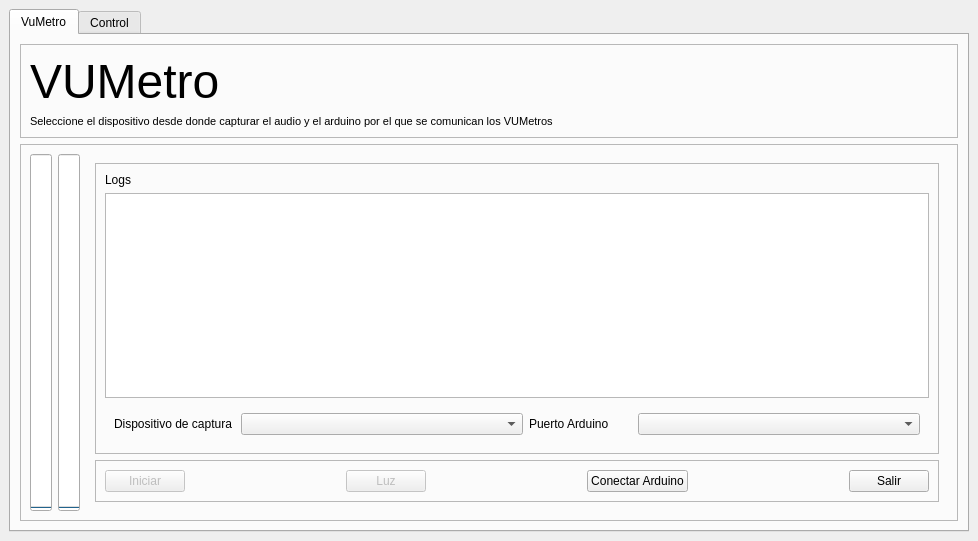
<?xml version="1.0" encoding="UTF-8"?>
<ui version="4.0">
 <class>MainWindow</class>
 <widget class="QMainWindow" name="MainWindow">
  <property name="geometry">
   <rect>
    <x>0</x>
    <y>0</y>
    <width>978</width>
    <height>541</height>
   </rect>
  </property>
  <property name="minimumSize">
   <size>
    <width>622</width>
    <height>541</height>
   </size>
  </property>
  <property name="windowTitle">
   <string>VuMeter</string>
  </property>
  <widget class="QWidget" name="centralwidget">
   <layout class="QVBoxLayout" name="verticalLayout">
    <item>
     <widget class="QTabWidget" name="tabWidget">
      <property name="tabShape">
       <enum>QTabWidget::Rounded</enum>
      </property>
      <property name="currentIndex">
       <number>0</number>
      </property>
      <property name="elideMode">
       <enum>Qt::ElideNone</enum>
      </property>
      <property name="usesScrollButtons">
       <bool>false</bool>
      </property>
      <widget class="QWidget" name="tab">
       <attribute name="title">
        <string>VuMetro</string>
       </attribute>
       <layout class="QVBoxLayout" name="verticalLayout_4">
        <item>
         <widget class="QFrame" name="frame">
          <property name="minimumSize">
           <size>
            <width>0</width>
            <height>50</height>
           </size>
          </property>
          <property name="maximumSize">
           <size>
            <width>16777215</width>
            <height>100</height>
           </size>
          </property>
          <property name="frameShape">
           <enum>QFrame::StyledPanel</enum>
          </property>
          <property name="frameShadow">
           <enum>QFrame::Raised</enum>
          </property>
          <property name="lineWidth">
           <number>2</number>
          </property>
          <property name="midLineWidth">
           <number>2</number>
          </property>
          <layout class="QVBoxLayout" name="verticalLayout_10">
           <item>
            <widget class="QLabel" name="label">
             <property name="font">
              <font>
               <pointsize>36</pointsize>
              </font>
             </property>
             <property name="text">
              <string>VUMetro</string>
             </property>
            </widget>
           </item>
           <item>
            <widget class="QLabel" name="label_17">
             <property name="font">
              <font>
               <pointsize>8</pointsize>
              </font>
             </property>
             <property name="text">
              <string>Seleccione el dispositivo desde donde capturar el audio y el arduino por el que se comunican los VUMetros</string>
             </property>
            </widget>
           </item>
          </layout>
         </widget>
        </item>
        <item>
         <widget class="QFrame" name="frame_2">
          <property name="frameShape">
           <enum>QFrame::StyledPanel</enum>
          </property>
          <property name="frameShadow">
           <enum>QFrame::Raised</enum>
          </property>
          <property name="lineWidth">
           <number>2</number>
          </property>
          <layout class="QHBoxLayout" name="horizontalLayout">
           <item>
            <widget class="QProgressBar" name="progressBar">
             <property name="value">
              <number>0</number>
             </property>
             <property name="orientation">
              <enum>Qt::Vertical</enum>
             </property>
             <property name="format">
              <string extracomment="Volumen del vumetro izquierdo">%p%</string>
             </property>
            </widget>
           </item>
           <item>
            <widget class="QProgressBar" name="progressBar_2">
             <property name="enabled">
              <bool>true</bool>
             </property>
             <property name="value">
              <number>0</number>
             </property>
             <property name="textVisible">
              <bool>true</bool>
             </property>
             <property name="orientation">
              <enum>Qt::Vertical</enum>
             </property>
             <property name="invertedAppearance">
              <bool>false</bool>
             </property>
             <property name="format">
              <string extracomment="Volumen del vumetro derecho">%p%</string>
             </property>
            </widget>
           </item>
           <item>
            <widget class="QWidget" name="widget_3" native="true">
             <layout class="QVBoxLayout" name="verticalLayout_3">
              <item>
               <widget class="QFrame" name="frame_5">
                <property name="frameShape">
                 <enum>QFrame::StyledPanel</enum>
                </property>
                <property name="frameShadow">
                 <enum>QFrame::Raised</enum>
                </property>
                <property name="lineWidth">
                 <number>2</number>
                </property>
                <layout class="QVBoxLayout" name="verticalLayout_6">
                 <item>
                  <widget class="QLabel" name="label_4">
                   <property name="text">
                    <string>Logs</string>
                   </property>
                  </widget>
                 </item>
                 <item>
                  <widget class="QTextEdit" name="textEdit"/>
                 </item>
                 <item>
                  <widget class="QWidget" name="widget_2" native="true">
                   <property name="minimumSize">
                    <size>
                     <width>200</width>
                     <height>30</height>
                    </size>
                   </property>
                   <layout class="QHBoxLayout" name="horizontalLayout_3">
                    <item>
                     <widget class="QLabel" name="label_2">
                      <property name="sizePolicy">
                       <sizepolicy hsizetype="Preferred" vsizetype="Fixed">
                        <horstretch>0</horstretch>
                        <verstretch>0</verstretch>
                       </sizepolicy>
                      </property>
                      <property name="maximumSize">
                       <size>
                        <width>121</width>
                        <height>16777215</height>
                       </size>
                      </property>
                      <property name="text">
                       <string>Dispositivo de captura</string>
                      </property>
                     </widget>
                    </item>
                    <item>
                     <widget class="QComboBox" name="comboBox">
                      <property name="sizePolicy">
                       <sizepolicy hsizetype="Preferred" vsizetype="Fixed">
                        <horstretch>0</horstretch>
                        <verstretch>0</verstretch>
                       </sizepolicy>
                      </property>
                      <property name="placeholderText">
                       <string>No hay dispositivo seleccionado</string>
                      </property>
                     </widget>
                    </item>
                    <item>
                     <widget class="QLabel" name="label_3">
                      <property name="sizePolicy">
                       <sizepolicy hsizetype="Preferred" vsizetype="Fixed">
                        <horstretch>0</horstretch>
                        <verstretch>0</verstretch>
                       </sizepolicy>
                      </property>
                      <property name="maximumSize">
                       <size>
                        <width>103</width>
                        <height>16777215</height>
                       </size>
                      </property>
                      <property name="text">
                       <string>Puerto Arduino</string>
                      </property>
                     </widget>
                    </item>
                    <item>
                     <widget class="QComboBox" name="comboBox_2">
                      <property name="currentText">
                       <string/>
                      </property>
                      <property name="placeholderText">
                       <string>No hay dispositivo seleccionado</string>
                      </property>
                     </widget>
                    </item>
                   </layout>
                  </widget>
                 </item>
                </layout>
               </widget>
              </item>
              <item>
               <widget class="QFrame" name="frame_4">
                <property name="frameShape">
                 <enum>QFrame::StyledPanel</enum>
                </property>
                <property name="frameShadow">
                 <enum>QFrame::Raised</enum>
                </property>
                <property name="lineWidth">
                 <number>2</number>
                </property>
                <layout class="QHBoxLayout" name="horizontalLayout_2">
                 <item>
                  <widget class="QPushButton" name="pushButton_2">
                   <property name="enabled">
                    <bool>false</bool>
                   </property>
                   <property name="text">
                    <string>Iniciar</string>
                   </property>
                  </widget>
                 </item>
                 <item>
                  <spacer name="horizontalSpacer">
                   <property name="orientation">
                    <enum>Qt::Horizontal</enum>
                   </property>
                   <property name="sizeHint" stdset="0">
                    <size>
                     <width>40</width>
                     <height>20</height>
                    </size>
                   </property>
                  </spacer>
                 </item>
                 <item>
                  <widget class="QPushButton" name="pushButton_3">
                   <property name="enabled">
                    <bool>false</bool>
                   </property>
                   <property name="text">
                    <string>Luz</string>
                   </property>
                   <property name="checkable">
                    <bool>false</bool>
                   </property>
                  </widget>
                 </item>
                 <item>
                  <spacer name="horizontalSpacer_3">
                   <property name="orientation">
                    <enum>Qt::Horizontal</enum>
                   </property>
                   <property name="sizeHint" stdset="0">
                    <size>
                     <width>40</width>
                     <height>20</height>
                    </size>
                   </property>
                  </spacer>
                 </item>
                 <item>
                  <widget class="QPushButton" name="pushButton_4">
                   <property name="text">
                    <string>Conectar Arduino</string>
                   </property>
                  </widget>
                 </item>
                 <item>
                  <spacer name="horizontalSpacer_2">
                   <property name="orientation">
                    <enum>Qt::Horizontal</enum>
                   </property>
                   <property name="sizeHint" stdset="0">
                    <size>
                     <width>40</width>
                     <height>20</height>
                    </size>
                   </property>
                  </spacer>
                 </item>
                 <item>
                  <widget class="QPushButton" name="pushButton">
                   <property name="text">
                    <string>Salir</string>
                   </property>
                  </widget>
                 </item>
                </layout>
               </widget>
              </item>
             </layout>
            </widget>
           </item>
          </layout>
         </widget>
        </item>
       </layout>
      </widget>
      <widget class="QWidget" name="tab_2">
       <attribute name="title">
        <string>Control</string>
       </attribute>
       <layout class="QVBoxLayout" name="verticalLayout_8">
        <item>
         <widget class="QFrame" name="frame_3">
          <property name="minimumSize">
           <size>
            <width>0</width>
            <height>50</height>
           </size>
          </property>
          <property name="maximumSize">
           <size>
            <width>16777215</width>
            <height>100</height>
           </size>
          </property>
          <property name="frameShape">
           <enum>QFrame::StyledPanel</enum>
          </property>
          <property name="frameShadow">
           <enum>QFrame::Raised</enum>
          </property>
          <property name="lineWidth">
           <number>2</number>
          </property>
          <layout class="QVBoxLayout" name="verticalLayout_9">
           <item>
            <widget class="QLabel" name="label_5">
             <property name="font">
              <font>
               <pointsize>36</pointsize>
              </font>
             </property>
             <property name="text">
              <string>Control</string>
             </property>
            </widget>
           </item>
           <item>
            <widget class="QLabel" name="label_16">
             <property name="frameShape">
              <enum>QFrame::NoFrame</enum>
             </property>
             <property name="frameShadow">
              <enum>QFrame::Plain</enum>
             </property>
             <property name="lineWidth">
              <number>1</number>
             </property>
             <property name="text">
              <string>Usar las listas desplegables enumeradas para elegir el software asignado a cada potenciometro</string>
             </property>
             <property name="textFormat">
              <enum>Qt::PlainText</enum>
             </property>
             <property name="scaledContents">
              <bool>true</bool>
             </property>
             <property name="wordWrap">
              <bool>false</bool>
             </property>
             <property name="indent">
              <number>-1</number>
             </property>
            </widget>
           </item>
          </layout>
         </widget>
        </item>
        <item>
         <widget class="QFrame" name="frame_7">
          <property name="frameShape">
           <enum>QFrame::StyledPanel</enum>
          </property>
          <property name="frameShadow">
           <enum>QFrame::Raised</enum>
          </property>
          <property name="lineWidth">
           <number>2</number>
          </property>
          <layout class="QHBoxLayout" name="horizontalLayout_7">
           <item>
            <widget class="QWidget" name="widget_6" native="true">
             <layout class="QHBoxLayout" name="horizontalLayout_8">
              <item>
               <widget class="QSlider" name="masterSlider">
                <property name="enabled">
                 <bool>false</bool>
                </property>
                <property name="orientation">
                 <enum>Qt::Vertical</enum>
                </property>
               </widget>
              </item>
              <item>
               <spacer name="horizontalSpacer_4">
                <property name="orientation">
                 <enum>Qt::Horizontal</enum>
                </property>
                <property name="sizeType">
                 <enum>QSizePolicy::Fixed</enum>
                </property>
                <property name="sizeHint" stdset="0">
                 <size>
                  <width>40</width>
                  <height>20</height>
                 </size>
                </property>
               </spacer>
              </item>
              <item>
               <widget class="QFrame" name="frame">
                <property name="frameShape">
                 <enum>QFrame::StyledPanel</enum>
                </property>
                <property name="frameShadow">
                 <enum>QFrame::Raised</enum>
                </property>
                <layout class="QVBoxLayout" name="verticalLayout_2">
                 <item>
                  <widget class="QWidget" name="widget_7" native="true">
                   <layout class="QHBoxLayout" name="horizontalLayout_10">
                    <item>
                     <widget class="QSlider" name="Slider1">
                      <property name="enabled">
                       <bool>false</bool>
                      </property>
                      <property name="orientation">
                       <enum>Qt::Vertical</enum>
                      </property>
                     </widget>
                    </item>
                    <item>
                     <widget class="QSlider" name="Slider2">
                      <property name="enabled">
                       <bool>false</bool>
                      </property>
                      <property name="orientation">
                       <enum>Qt::Vertical</enum>
                      </property>
                     </widget>
                    </item>
                    <item>
                     <widget class="QSlider" name="Slider3">
                      <property name="enabled">
                       <bool>false</bool>
                      </property>
                      <property name="orientation">
                       <enum>Qt::Vertical</enum>
                      </property>
                     </widget>
                    </item>
                    <item>
                     <widget class="QSlider" name="Slider4">
                      <property name="enabled">
                       <bool>false</bool>
                      </property>
                      <property name="orientation">
                       <enum>Qt::Vertical</enum>
                      </property>
                     </widget>
                    </item>
                    <item>
                     <widget class="QSlider" name="Slider5">
                      <property name="enabled">
                       <bool>false</bool>
                      </property>
                      <property name="orientation">
                       <enum>Qt::Vertical</enum>
                      </property>
                     </widget>
                    </item>
                   </layout>
                  </widget>
                 </item>
                 <item>
                  <widget class="QWidget" name="widget_8" native="true">
                   <layout class="QHBoxLayout" name="horizontalLayout_9">
                    <item>
                     <widget class="QLabel" name="label_11">
                      <property name="sizePolicy">
                       <sizepolicy hsizetype="Fixed" vsizetype="Preferred">
                        <horstretch>0</horstretch>
                        <verstretch>0</verstretch>
                       </sizepolicy>
                      </property>
                      <property name="minimumSize">
                       <size>
                        <width>22</width>
                        <height>0</height>
                       </size>
                      </property>
                      <property name="text">
                       <string>1</string>
                      </property>
                      <property name="alignment">
                       <set>Qt::AlignCenter</set>
                      </property>
                     </widget>
                    </item>
                    <item>
                     <widget class="QLabel" name="label_12">
                      <property name="sizePolicy">
                       <sizepolicy hsizetype="Fixed" vsizetype="Fixed">
                        <horstretch>0</horstretch>
                        <verstretch>0</verstretch>
                       </sizepolicy>
                      </property>
                      <property name="minimumSize">
                       <size>
                        <width>22</width>
                        <height>0</height>
                       </size>
                      </property>
                      <property name="text">
                       <string>2</string>
                      </property>
                      <property name="alignment">
                       <set>Qt::AlignCenter</set>
                      </property>
                     </widget>
                    </item>
                    <item>
                     <widget class="QLabel" name="label_15">
                      <property name="sizePolicy">
                       <sizepolicy hsizetype="Fixed" vsizetype="Fixed">
                        <horstretch>0</horstretch>
                        <verstretch>0</verstretch>
                       </sizepolicy>
                      </property>
                      <property name="minimumSize">
                       <size>
                        <width>22</width>
                        <height>0</height>
                       </size>
                      </property>
                      <property name="text">
                       <string>3</string>
                      </property>
                      <property name="alignment">
                       <set>Qt::AlignCenter</set>
                      </property>
                     </widget>
                    </item>
                    <item>
                     <widget class="QLabel" name="label_14">
                      <property name="sizePolicy">
                       <sizepolicy hsizetype="Fixed" vsizetype="Fixed">
                        <horstretch>0</horstretch>
                        <verstretch>0</verstretch>
                       </sizepolicy>
                      </property>
                      <property name="minimumSize">
                       <size>
                        <width>22</width>
                        <height>0</height>
                       </size>
                      </property>
                      <property name="text">
                       <string>4</string>
                      </property>
                      <property name="alignment">
                       <set>Qt::AlignCenter</set>
                      </property>
                     </widget>
                    </item>
                    <item>
                     <widget class="QLabel" name="label_13">
                      <property name="sizePolicy">
                       <sizepolicy hsizetype="Fixed" vsizetype="Preferred">
                        <horstretch>0</horstretch>
                        <verstretch>0</verstretch>
                       </sizepolicy>
                      </property>
                      <property name="minimumSize">
                       <size>
                        <width>22</width>
                        <height>0</height>
                       </size>
                      </property>
                      <property name="text">
                       <string>5</string>
                      </property>
                      <property name="alignment">
                       <set>Qt::AlignCenter</set>
                      </property>
                     </widget>
                    </item>
                   </layout>
                  </widget>
                 </item>
                </layout>
               </widget>
              </item>
             </layout>
            </widget>
           </item>
           <item>
            <widget class="QWidget" name="widget_5" native="true">
             <property name="sizePolicy">
              <sizepolicy hsizetype="Fixed" vsizetype="Preferred">
               <horstretch>0</horstretch>
               <verstretch>0</verstretch>
              </sizepolicy>
             </property>
             <layout class="QVBoxLayout" name="verticalLayout_7">
              <item>
               <widget class="QLabel" name="label_6">
                <property name="sizePolicy">
                 <sizepolicy hsizetype="Fixed" vsizetype="Fixed">
                  <horstretch>0</horstretch>
                  <verstretch>0</verstretch>
                 </sizepolicy>
                </property>
                <property name="text">
                 <string>1</string>
                </property>
               </widget>
              </item>
              <item>
               <widget class="QLabel" name="label_7">
                <property name="sizePolicy">
                 <sizepolicy hsizetype="Fixed" vsizetype="Fixed">
                  <horstretch>0</horstretch>
                  <verstretch>0</verstretch>
                 </sizepolicy>
                </property>
                <property name="text">
                 <string>2</string>
                </property>
               </widget>
              </item>
              <item>
               <widget class="QLabel" name="label_8">
                <property name="sizePolicy">
                 <sizepolicy hsizetype="Fixed" vsizetype="Fixed">
                  <horstretch>0</horstretch>
                  <verstretch>0</verstretch>
                 </sizepolicy>
                </property>
                <property name="text">
                 <string>3</string>
                </property>
               </widget>
              </item>
              <item>
               <widget class="QLabel" name="label_9">
                <property name="sizePolicy">
                 <sizepolicy hsizetype="Fixed" vsizetype="Fixed">
                  <horstretch>0</horstretch>
                  <verstretch>0</verstretch>
                 </sizepolicy>
                </property>
                <property name="text">
                 <string>4</string>
                </property>
               </widget>
              </item>
              <item>
               <widget class="QLabel" name="label_10">
                <property name="sizePolicy">
                 <sizepolicy hsizetype="Fixed" vsizetype="Fixed">
                  <horstretch>0</horstretch>
                  <verstretch>0</verstretch>
                 </sizepolicy>
                </property>
                <property name="text">
                 <string>5</string>
                </property>
               </widget>
              </item>
             </layout>
            </widget>
           </item>
           <item>
            <widget class="QWidget" name="widget_4" native="true">
             <layout class="QVBoxLayout" name="verticalLayout_5">
              <item>
               <widget class="QComboBox" name="comboBoxPot1">
                <property name="sizePolicy">
                 <sizepolicy hsizetype="Preferred" vsizetype="Fixed">
                  <horstretch>0</horstretch>
                  <verstretch>0</verstretch>
                 </sizepolicy>
                </property>
                <property name="placeholderText">
                 <string>No hay programa seleccionado</string>
                </property>
               </widget>
              </item>
              <item>
               <widget class="QComboBox" name="comboBoxPot2">
                <property name="placeholderText">
                 <string>No hay programa seleccionado</string>
                </property>
               </widget>
              </item>
              <item>
               <widget class="QComboBox" name="comboBoxPot3">
                <property name="placeholderText">
                 <string>No hay programa seleccionado</string>
                </property>
               </widget>
              </item>
              <item>
               <widget class="QComboBox" name="comboBoxPot4">
                <property name="placeholderText">
                 <string>No hay programa seleccionado</string>
                </property>
               </widget>
              </item>
              <item>
               <widget class="QComboBox" name="comboBoxPot5">
                <property name="placeholderText">
                 <string>No hay programa seleccionado</string>
                </property>
               </widget>
              </item>
             </layout>
            </widget>
           </item>
          </layout>
         </widget>
        </item>
       </layout>
      </widget>
     </widget>
    </item>
   </layout>
  </widget>
 </widget>
 <resources/>
 <connections/>
</ui>
